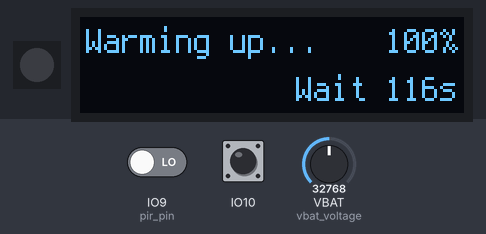
Simulated run of this program. Board: ESP32 board running CircuitPython. Shown: 1 RGB LEDs in strip order, left to right, 128×32 one-colour display. The inputs (shaded band) are chosen by the test bench; at power-on: VBAT (vbat_voltage) = 32768, IO10 LOW, IO9 (pir_pin) LOW (analog values on the 0–65535 scale). The clock reads 2024-03-15 10:24:30 at power-on unless the program sets it; files the program writes start out absent; what the program prints to the serial console is not drawn.

Above: at 5.0 s.
5.1 s: VBAT (vbat_voltage) set to 19660
At 6.8 s:
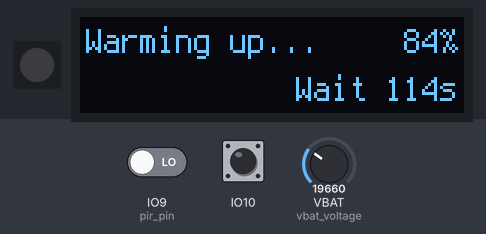
8.5 s: IO10 pulled HIGH for 0.6 s
At 9.3 s:
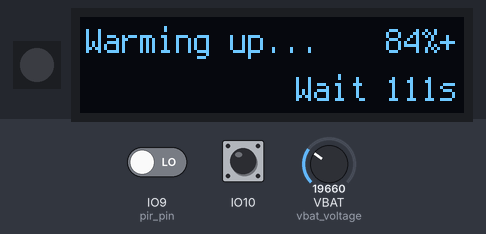
11.5 s: IO10 pulled HIGH for 1 s
At 12.8 s:
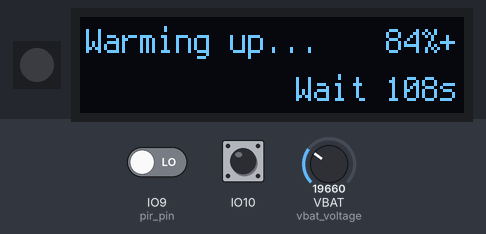
16.5 s: VBAT (vbat_voltage) set to 7864
At 17.8 s:
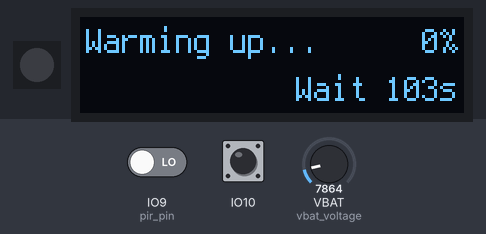
19.5 s: VBAT (vbat_voltage) set to 32767
At 20.5 s:
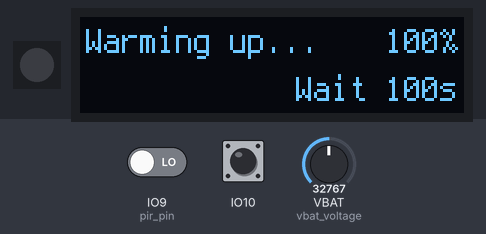
Timing chart, 0 to 22.5 s (numbered marks = the images above; inputs shaded):
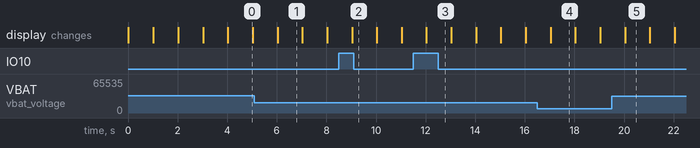

Measured:
- what the display in image 1 shows lasts 1.0 s, from 6.0 s to 7.0 s

The program:

code.py
```python
import time
import board
import neopixel
import busio
import displayio
from adafruit_displayio_ssd1306 import SSD1306
from adafruit_display_text import label
import terminalio
from i2cdisplaybus import I2CDisplayBus
from analogio import AnalogIn
from digitalio import DigitalInOut, Direction, Pull
import microcontroller
import sys

# Clear any previous displays
displayio.release_displays()

# Set up I2C and OLED (using pin 18 as specified)
i2c = busio.I2C(board.IO7, board.IO6)
display_bus = I2CDisplayBus(i2c, device_address=0x3C)
display = SSD1306(display_bus, width=128, height=32)

# Set up NeoPixel
pixel = neopixel.NeoPixel(board.NEOPIXEL, 1)
pixel.brightness = 0.3

# Set up PIR motion sensor on pin 9
# NOTE: Sensor is 5V powered Arduino sensor, may need level shifting
# Some PIR sensors are active-low (output LOW on motion, HIGH when idle)
pir_pin = DigitalInOut(board.IO9)
pir_pin.direction = Direction.INPUT
pir_pin.pull = Pull.DOWN  # Pull down to prevent floating when no motion

# Helper function to read PIR with inverted logic option
def read_pir_sensor(inverted=False):
    """Read PIR sensor with optional logic inversion"""
    value = pir_pin.value
    return not value if inverted else value

# Set up battery monitoring
vbat_voltage = AnalogIn(board.VBAT)

# Set up USB detection using GPIO10 (DETECT 5V PRESENT)
gpio10_pin = microcontroller.pin.GPIO10
usb_pin = DigitalInOut(gpio10_pin)
usb_pin.direction = Direction.INPUT
usb_pin.pull = Pull.DOWN

# BATTERY LIFE TEST SETUP
START_TIME = time.monotonic()  # Record start time
LOW_BATTERY_THRESHOLD = 5  # Shutdown at 5%

def write_start_file():
    """Write startup log file"""
    try:
        with open("/pir_motion_test_start.txt", "w") as f:
            f.write("TinyC6 PIR Motion Sensor Battery Life Test\n")
            f.write("=" * 45 + "\n")
            f.write(f"Test started: {time.localtime()}\n")
            f.write("Program: PIR Motion Detection with OLED display\n")
            f.write("Battery: 3.7V 2500mAh LiPo\n")
            f.write("NeoPixel brightness: 30%\n")
            f.write("OLED: 128x32 SSD1306\n")
            f.write("PIR Sensor: Pin 9\n")
            f.write(f"Low battery shutdown: {LOW_BATTERY_THRESHOLD}%\n")
            f.write(f"Start voltage: {get_battery_voltage():.2f}V\n")
            f.write("Test running...\n")
        print("✓ Start file written: /pir_motion_test_start.txt")
    except Exception as e:
        print(f"✗ Failed to write start file: {e}")

# def write_end_file(runtime_seconds, final_voltage, final_percentage):
#     """Write shutdown log file with runtime calculation"""
#     try:
#         # Calculate runtime in human-readable format
#         hours = int(runtime_seconds // 3600)
#         minutes = int((runtime_seconds % 3600) // 60)
#         seconds = int(runtime_seconds % 60)
#
#         with open("/pir_motion_test_end.txt", "w") as f:
#             f.write("TinyC6 PIR Motion Sensor Battery Life Test - COMPLETED\n")
#             f.write("=" * 55 + "\n")
#             f.write(f"Test ended: {time.localtime()}\n")
#             f.write(f"Shutdown reason: Battery reached {final_percentage}% (< {LOW_BATTERY_THRESHOLD}%)\n")
#             f.write(f"Final battery voltage: {final_voltage:.2f}V\n")
#             f.write(f"Final battery percentage: {final_percentage}%\n")
#             f.write("\n--- RUNTIME RESULTS ---\n")
#             f.write(f"Total runtime: {hours:02d}h {minutes:02d}m {seconds:02d}s\n")
#             f.write(f"Runtime in seconds: {runtime_seconds:.1f}s\n")
#             f.write(f"Runtime in minutes: {runtime_seconds/60:.1f} min\n")
#             f.write(f"Runtime in hours: {runtime_seconds/3600:.2f} hours\n")
#             f.write("\n--- BATTERY PERFORMANCE ---\n")
#             f.write(f"3.7V 2500mAh LiPo capacity used: {100 - final_percentage}%\n")
#             f.write(f"Estimated remaining capacity: {final_percentage}%\n")
#             f.write("\n--- POWER CONSUMPTION ---\n")
#             f.write("Components active during test:\n")
#             f.write("- NeoPixel LED (30% brightness, green on motion)\n")
#             f.write("- 128x32 OLED display (constantly updating)\n")
#             f.write("- ESP32-C6 microcontroller\n")
#             f.write("- PIR Motion Sensor (Pin 18)\n")
#             f.write("- I2C communication\n")
#             f.write("- Battery voltage monitoring\n")
#             f.write("- USB detection\n")
#             f.write("\nTest completed successfully!\n")
#         print("✓ End file written: /pir_motion_test_end.txt")
#         print(f"✓ Total runtime: {hours:02d}h {minutes:02d}m {seconds:02d}s")
#     except Exception as e:
#         print(f"✗ Failed to write end file: {e}")

def get_battery_voltage():
    """Read battery voltage for 3.7V 2500mAh LiPo"""
    raw_reading = vbat_voltage.value
    voltage = (raw_reading * 3.3) / 65536
    scaled_voltage = voltage * 4.0
    return scaled_voltage

def is_usb_connected():
    """USB detection using GPIO10 digital pin"""
    return usb_pin.value

def voltage_to_percentage(voltage, on_usb=False):
    """Convert 3.7V 2500mAh LiPo voltage to percentage"""
    # Calculate actual battery percentage from voltage regardless of USB status
    # 3.7V LiPo discharge curve
    if voltage >= 4.15:
        return 100
    elif voltage >= 4.0:
        return 90 + (voltage - 4.0) * 66
    elif voltage >= 3.85:
        return 70 + (voltage - 3.85) * 133
    elif voltage >= 3.7:
        return 40 + (voltage - 3.7) * 200
    elif voltage >= 3.5:
        return 15 + (voltage - 3.5) * 125
    elif voltage >= 3.3:
        return 5 + (voltage - 3.3) * 50
    else:
        return max(0, (voltage - 3.0) * 16.7)

def update_battery_display():
    """Update battery and USB status display"""
    battery_voltage = get_battery_voltage()
    usb_connected = is_usb_connected()
    battery_percent = voltage_to_percentage(battery_voltage, usb_connected)

    # Update battery percentage (top-right) with charging indicator
    if usb_connected:
        battery_percent_label.text = f"{int(battery_percent)}%+"
    else:
        battery_percent_label.text = f"{int(battery_percent)}%"

    # Update USB status (bottom-right)
    if usb_connected:
        usb_status_label.text = f"CHG {battery_voltage:.1f}V"
    else:
        usb_status_label.text = f"{battery_voltage:.1f}V"

    return battery_voltage, usb_connected, battery_percent

# def shutdown_sequence(runtime_seconds, final_voltage, final_percentage):
#     """Graceful shutdown sequence"""
#     print(f"🔋 LOW BATTERY SHUTDOWN - {final_percentage}%")
#     print(f"⏱️  Runtime: {runtime_seconds/3600:.2f} hours")
#
#     # Display shutdown message
#     motion_status_label.text = "LOW BATTERY"
#     motion_info_label.text = "SHUTTING DOWN"
#     battery_percent_label.text = f"{int(final_percentage)}%"
#     usb_status_label.text = "END"
#
#     # Turn off NeoPixel
#     pixel.fill((0, 0, 0))
#
#     # Write end file and exit
#     write_end_file(runtime_seconds, final_voltage, final_percentage)
#
#     print("🏁 PIR Motion test completed!")
#     print("📁 Check pir_motion_test_end.txt for results")
#
#     # Keep display on for 5 seconds before exit
#     time.sleep(5)
#     sys.exit()

# Create display group
splash = displayio.Group()
display.root_group = splash

motion_status_label = label.Label(terminalio.FONT, text="Starting...", color=0xFFFFFF, anchor_point=(0.0, 0.0), anchored_position=(2, 2))
# motion_info_label = label.Label(terminalio.FONT, text="PIR Motion", color=0xFFFFFF, anchor_point=(0.0, 1.0), anchored_position=(2, 30))
battery_percent_label = label.Label(terminalio.FONT, text="100%", color=0xFFFFFF, anchor_point=(1.0, 0.0), anchored_position=(126, 2))
usb_status_label = label.Label(terminalio.FONT, text="USB", color=0xFFFFFF, anchor_point=(1.0, 1.0), anchored_position=(126, 30))

splash.append(motion_status_label)
# splash.append(motion_info_label)
splash.append(battery_percent_label)
splash.append(usb_status_label)

# Write startup file
print("🔋 Starting TinyC6 PIR Motion Sensor Test")
write_start_file()

# PIR sensor warm-up and diagnostics
print("⏳ PIR sensor warming up and monitoring changes...")
print("⚠️  NOTE: If sensor stays HIGH constantly, adjust the time delay pot to minimum")
motion_status_label.text = "Warming up..."
print("🔍 Watching for pin changes (stay still for 120s)...")

last_value = read_pir_sensor()
true_count = 0
false_count = 0

for i in range(120, 0, -1):
    battery_voltage, usb_connected, battery_percent = update_battery_display()
    usb_status_label.text = f"Wait {i}s"

    # Read raw pin value for debugging
    raw_value = pir_pin.value
    current_value = read_pir_sensor()

    if current_value:
        true_count += 1
    else:
        false_count += 1

    # Show raw pin value every 5 seconds
    if i % 5 == 0:
        print(f"  [T-{i}s] Raw pin: {raw_value}, Processed: {current_value}")

    # Show when value changes
    if current_value != last_value:
        print(f"  🔄 PIR changed: {last_value} → {current_value} (raw: {raw_value})")
        last_value = current_value

    time.sleep(1)

print(f"✓ PIR sensor ready!")
print(f"🔍 True count: {true_count}, False count: {false_count}")
print(f"🔍 Final baseline: {read_pir_sensor()}")
print("📝 Now wave your hand in front of sensor...")
motion_status_label.text = f"T:{true_count}F:{false_count}"
usb_status_label.text = "USB" if is_usb_connected() else f"{get_battery_voltage():.1f}V"
time.sleep(2)

# Main program loop
last_battery_check = 0
last_pir_log = 0
last_pin_value = read_pir_sensor()
motion_detected = False

print(f"🔍 Starting with pin value: {last_pin_value}")

while True:
    current_time = time.monotonic()

    # Always check PIR sensor and update LED immediately (responsive)
    current_motion = read_pir_sensor()

    # Log any pin changes for debugging
    if current_motion != last_pin_value:
        print(f"🔄 PIN CHANGE: {last_pin_value} → {current_motion}")
        last_pin_value = current_motion

    # Update NeoPixel immediately based on motion detection
    if current_motion:
        pixel.fill((0, 255, 0))  # Green when motion detected
        if not motion_detected:  # Motion just started
            motion_status_label.text = "MOTION!"
            # motion_info_label.text = "Green LED ON"
            print("🟢 Motion detected!")
        motion_detected = True
    else:
        pixel.fill((0, 0, 0))    # Off when no motion
        if motion_detected:      # Motion just stopped
            motion_status_label.text = "No Motion"
            # motion_info_label.text = "LED OFF"
            print("⚫ No motion")
        motion_detected = False

    # Update battery status every 1 second
    if current_time - last_battery_check >= 1.0:
        battery_voltage, usb_connected, battery_percent = update_battery_display()

        # Calculate runtime
        runtime_seconds = current_time - START_TIME

        # LOW BATTERY CHECK
        if battery_percent < LOW_BATTERY_THRESHOLD and not usb_connected:
            print(f"⚠️  Low battery: {battery_percent:.1f}% - Runtime: {runtime_seconds/3600:.2f}h")
            # write_end_file(runtime_seconds, battery_voltage, battery_percent)

            # # If battery gets critically low, shutdown
            # if battery_percent < 3:
            #     shutdown_sequence(runtime_seconds, battery_voltage, battery_percent)

        last_battery_check = current_time

    time.sleep(0.1)  # Short sleep to keep loop responsive
```
